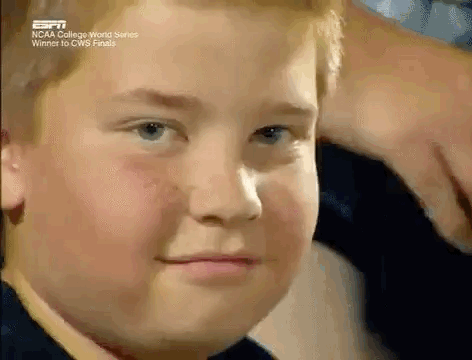
#> input picture Python/GifSplit/eyebrow.gif, 472 x 360 px
$ python GifSplit.py
#> lines starting #> are read from the running program, lines starting #| are printed output that depends on the picture
# Reading an animated GIF file using Python Image Processing Library - Pillow

from PIL import Image
from PIL import GifImagePlugin

imageObject = Image.open("./eyebrow.gif")
#> imageObject is the input picture: PIL image 472x360 P; mean R, G, B, A 140.3, 110.7, 81.7, 255

print(imageObject.is_animated)
#| True
print(imageObject.n_frames)
#| 21

# Display individual frames from the loaded animated GIF file

for frame in range(0,imageObject.n_frames):
    imageObject.seek(frame)
    imageObject.show()
#> this loop made 21 passes
#> pass 2, `imageObject.show()`:
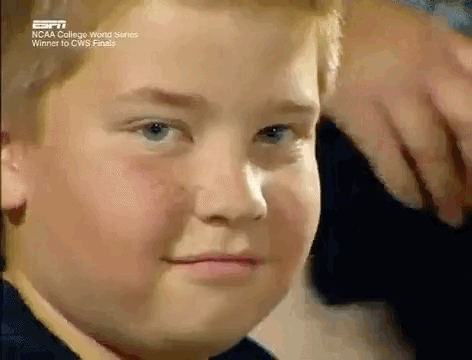
#> shown: PIL image 472x360 RGBA; mean R, G, B, A 136.7, 106.7, 78.1, 255
#> after the loop:
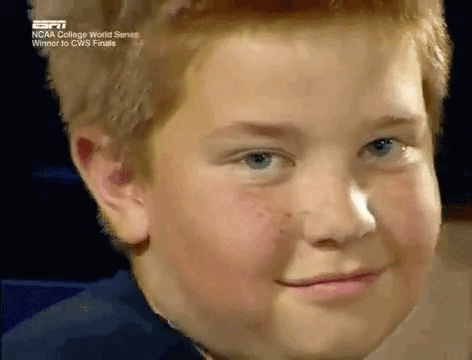
#> imageObject: PIL image 472x360 RGBA; mean R, G, B, A 121.4, 95.2, 70, 255
